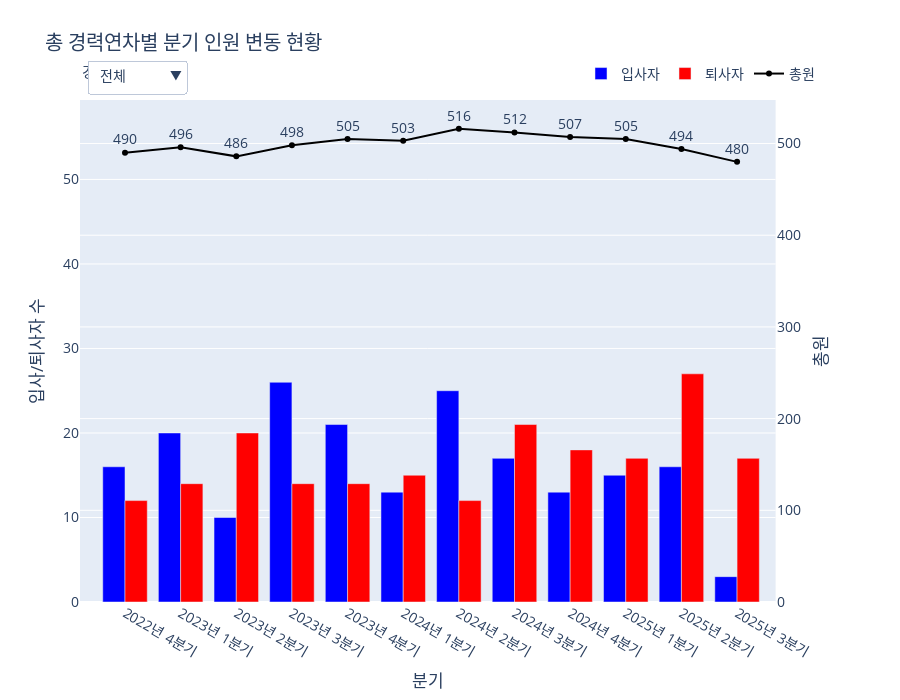

This figure's notebook cell:
### Code cell
import pandas as pd
import numpy as np
import plotly.graph_objects as go
from plotly.subplots import make_subplots
import plotly.io as pio
import datetime

# --- 1. 데이터 임포트 ---
from services.tables.HR_Core.basic_info_table import emp_df
from services.tables.HR_Core.career_info_table import career_info_df

def create_figure():
    """
    제안 0-5: 총 경력연차별 분기 인원 변동 현황 그래프를 생성합니다.
    """
    # --- 2. 데이터 준비 및 가공 ---
    prior_career_years = career_info_df.groupby('EMP_ID')['CAREER_DURATION'].sum() / 365.25
    emp_for_tenure = pd.merge(
        emp_df[['EMP_ID', 'IN_DATE', 'OUT_DATE']],
        prior_career_years.rename('PRIOR_CAREER_YEARS'),
        on='EMP_ID',
        how='left'
    )
    emp_for_tenure['PRIOR_CAREER_YEARS'] = emp_for_tenure['PRIOR_CAREER_YEARS'].fillna(0)

    tenure_bins = [-1, 1, 3, 7, 15, 150]
    tenure_labels = ['1년 미만', '1~3년', '3~7년', '7~15년', '15년 이상']

    start_month = emp_for_tenure['IN_DATE'].min().to_period('M').to_timestamp()
    end_month = pd.to_datetime(datetime.datetime.now()).to_period('M').to_timestamp()
    monthly_periods = pd.date_range(start=start_month, end=end_month, freq='MS')

    monthly_summary_records = []
    for period_start in monthly_periods:
        period_end = period_start + pd.offsets.MonthEnd(0)
        hires_df = emp_for_tenure[emp_for_tenure['IN_DATE'].between(period_start, period_end)].copy()
        leavers_df = emp_for_tenure[emp_for_tenure['OUT_DATE'].between(period_start, period_end)].copy()
        active_df = emp_for_tenure[(emp_for_tenure['IN_DATE'] <= period_end) & ((emp_for_tenure['OUT_DATE'].isnull()) | (emp_for_tenure['OUT_DATE'] > period_end))].copy()

        if not hires_df.empty:
            hires_df['TOTAL_EXP'] = hires_df['PRIOR_CAREER_YEARS']
            hires_df['TENURE_BIN'] = pd.cut(hires_df['TOTAL_EXP'], bins=tenure_bins, labels=tenure_labels, right=False)
            hires_by_tenure = hires_df.groupby('TENURE_BIN', observed=False).size()
        else: hires_by_tenure = pd.Series(dtype=int)

        if not leavers_df.empty:
            leavers_df['TENURE_AT_LEAVE'] = (leavers_df['OUT_DATE'] - leavers_df['IN_DATE']).dt.days / 365.25
            leavers_df['TOTAL_EXP'] = leavers_df['PRIOR_CAREER_YEARS'] + leavers_df['TENURE_AT_LEAVE']
            leavers_df['TENURE_BIN'] = pd.cut(leavers_df['TOTAL_EXP'], bins=tenure_bins, labels=tenure_labels, right=False)
            leavers_by_tenure = leavers_df.groupby('TENURE_BIN', observed=False).size()
        else: leavers_by_tenure = pd.Series(dtype=int)

        if not active_df.empty:
            active_df['CURRENT_TENURE'] = (period_end - active_df['IN_DATE']).dt.days / 365.25
            active_df['TOTAL_EXP'] = active_df['PRIOR_CAREER_YEARS'] + active_df['CURRENT_TENURE']
            active_df['TENURE_BIN'] = pd.cut(active_df['TOTAL_EXP'], bins=tenure_bins, labels=tenure_labels, right=False)
            headcount_by_tenure = active_df.groupby('TENURE_BIN', observed=False).size()
        else: headcount_by_tenure = pd.Series(dtype=int)

        all_bins_in_period = set(hires_by_tenure.index) | set(leavers_by_tenure.index) | set(headcount_by_tenure.index)

        for tenure_bin in all_bins_in_period:
            if pd.notna(tenure_bin):
                monthly_summary_records.append({
                    'PERIOD_DT': period_start, 'TENURE_BIN': tenure_bin,
                    'NEW_HIRES': hires_by_tenure.get(tenure_bin, 0), 'LEAVERS': leavers_by_tenure.get(tenure_bin, 0), 'HEADCOUNT': headcount_by_tenure.get(tenure_bin, 0)
                })

    monthly_tenure_summary_df = pd.DataFrame(monthly_summary_records)

    monthly_tenure_summary_df['QUARTER'] = monthly_tenure_summary_df['PERIOD_DT'].dt.to_period('Q')
    quarterly_tenure_summary_df = monthly_tenure_summary_df.groupby(['QUARTER', 'TENURE_BIN'], observed=False).agg(
        NEW_HIRES=('NEW_HIRES', 'sum'), LEAVERS=('LEAVERS', 'sum'), HEADCOUNT=('HEADCOUNT', 'last')
    ).reset_index()
    quarterly_overall_summary_df = quarterly_tenure_summary_df.groupby('QUARTER').agg(
        NEW_HIRES=('NEW_HIRES', 'sum'), LEAVERS=('LEAVERS', 'sum'), HEADCOUNT=('HEADCOUNT', 'sum')
    ).reset_index()
    for df in [quarterly_tenure_summary_df, quarterly_overall_summary_df]:
        df['PERIOD'] = df['QUARTER'].apply(lambda q: f"{q.year}년 {q.quarter}분기")

    # --- 3. Plotly 인터랙티브 그래프 생성 ---
    fig = make_subplots(specs=[[{"secondary_y": True}]])
    tenure_bin_list = ['전체'] + tenure_labels
    
    trace_map = {'전체': quarterly_overall_summary_df}
    for tenure_bin in tenure_labels:
        trace_map[tenure_bin] = quarterly_tenure_summary_df[quarterly_tenure_summary_df['TENURE_BIN'] == tenure_bin]
        
    for name, df in trace_map.items():
        is_visible = (name == '전체')
        df_plot = df.tail(12).copy()
        fig.add_trace(go.Bar(x=df_plot['PERIOD'], y=df_plot['NEW_HIRES'], name='입사자', marker_color='blue', visible=is_visible), secondary_y=False)
        fig.add_trace(go.Bar(x=df_plot['PERIOD'], y=df_plot['LEAVERS'], name='퇴사자', marker_color='red', visible=is_visible), secondary_y=False)
        fig.add_trace(go.Scatter(x=df_plot['PERIOD'], y=df_plot['HEADCOUNT'], name='총원', mode='lines+markers+text', text=df_plot['HEADCOUNT'], textposition='top center', line=dict(color='black'), visible=is_visible), secondary_y=True)

    # --- 4. 드롭다운 메뉴 및 레이아웃 업데이트 ---
    buttons = []
    num_traces_per_group = 3
    for i, name in enumerate(tenure_bin_list):
        visibility_mask = [False] * (len(tenure_bin_list) * num_traces_per_group)
        for j in range(num_traces_per_group):
            visibility_mask[i * num_traces_per_group + j] = True
        df_for_range = trace_map[name].tail(12)
        max_hires_leavers = max(df_for_range['NEW_HIRES'].max(), df_for_range['LEAVERS'].max()) if not df_for_range.empty else 0
        y1_range = [0, max_hires_leavers * 2.2]
        buttons.append(dict(label=name, method='update', args=[{'visible': visibility_mask}, {'yaxis.range': y1_range}]))
        
    initial_df = trace_map['전체'].tail(12)
    initial_max = max(initial_df['NEW_HIRES'].max(), initial_df['LEAVERS'].max()) if not initial_df.empty else 0
    initial_y1_range = [0, initial_max * 2.2]
    
    fig.update_layout(
        updatemenus=[dict(
            active=0, buttons=buttons, direction="down",
            pad={"r": 10, "t": 10}, showactive=True,
            x=0.01, xanchor="left", y=1.1, yanchor="top"
        )],
        title_text='총 경력연차별 분기 인원 변동 현황',
        xaxis_title='분기',
        font_size=14, height=700,
        barmode='group',
        legend=dict(orientation="h", yanchor="bottom", y=1.02, xanchor="right", x=1),
        annotations=[dict(text="경력연차 선택:", showarrow=False, x=0, y=1.08, yref="paper", align="left")]
    )
    fig.update_yaxes(title_text="입사/퇴사자 수", secondary_y=False, range=initial_y1_range)
    fig.update_yaxes(title_text="총원", secondary_y=True, rangemode='tozero')
    
    return fig

# 이 파일을 직접 실행할 경우 그래프를 생성하여 보여줍니다.
pio.renderers.default = 'vscode'
fig = create_figure()
fig.show()

### Figure 1 — Plotly figure (JSON) as saved in the notebook; plotly's stock layout.template omitted (floating-point values rounded to 4 significant figures)
{"data": [{"marker": {"color": "blue"}, "name": "입사자", "type": "bar", "visible": true, "x": ["2022년 4분기", "2023년 1분기", "2023년 2분기", "2023년 3분기", "2023년 4분기", "2024년 1분기", "2024년 2분기", "2024년 3분기", "2024년 4분기", "2025년 1분기", "2025년 2분기", "2025년 3분기"], "xaxis": "x", "y": [16, 20, 10, 26, 21, 13, 25, 17, 13, 15, 16, 3], "yaxis": "y"}, {"marker": {"color": "red"}, "name": "퇴사자", "type": "bar", "visible": true, "x": ["2022년 4분기", "2023년 1분기", "2023년 2분기", "2023년 3분기", "2023년 4분기", "2024년 1분기", "2024년 2분기", "2024년 3분기", "2024년 4분기", "2025년 1분기", "2025년 2분기", "2025년 3분기"], "xaxis": "x", "y": [12, 14, 20, 14, 14, 15, 12, 21, 18, 17, 27, 17], "yaxis": "y"}, {"line": {"color": "black"}, "mode": "lines+markers+text", "name": "총원", "text": [490.0, 496.0, 486.0, 498.0, 505.0, 503.0, 516.0, 512.0, 507.0, 505.0, 494.0, 480.0], "textposition": "top center", "type": "scatter", "visible": true, "x": ["2022년 4분기", "2023년 1분기", "2023년 2분기", "2023년 3분기", "2023년 4분기", "2024년 1분기", "2024년 2분기", "2024년 3분기", "2024년 4분기", "2025년 1분기", "2025년 2분기", "2025년 3분기"], "xaxis": "x", "y": [490, 496, 486, 498, 505, 503, 516, 512, 507, 505, 494, 480], "yaxis": "y2"}, {"marker": {"color": "blue"}, "name": "입사자", "type": "bar", "visible": false, "x": ["2022년 4분기", "2023년 1분기", "2023년 2분기", "2023년 3분기", "2023년 4분기", "2024년 1분기", "2024년 2분기", "2024년 3분기", "2024년 4분기", "2025년 1분기", "2025년 2분기", "2025년 3분기"], "xaxis": "x", "y": [11, 12, 7, 14, 13, 6, 12, 9, 6, 12, 10, 2], "yaxis": "y"}, {"marker": {"color": "red"}, "name": "퇴사자", "type": "bar", "visible": false, "x": ["2022년 4분기", "2023년 1분기", "2023년 2분기", "2023년 3분기", "2023년 4분기", "2024년 1분기", "2024년 2분기", "2024년 3분기", "2024년 4분기", "2025년 1분기", "2025년 2분기", "2025년 3분기"], "xaxis": "x", "y": [1, 1, 1, 1, 0, 1, 2, 1, 2, 1, 1, 3], "yaxis": "y"}, {"line": {"color": "black"}, "mode": "lines+markers+text", "name": "총원", "text": [32.0, 32.0, 32.0, 38.0, 42.0, 37.0, 39.0, 34.0, 26.0, 32.0, 30.0, 22.0], "textposition": "top center", "type": "scatter", "visible": false, "x": ["2022년 4분기", "2023년 1분기", "2023년 2분기", "2023년 3분기", "2023년 4분기", "2024년 1분기", "2024년 2분기", "2024년 3분기", "2024년 4분기", "2025년 1분기", "2025년 2분기", "2025년 3분기"], "xaxis": "x", "y": [32, 32, 32, 38, 42, 37, 39, 34, 26, 32, 30, 22], "yaxis": "y2"}, {"marker": {"color": "blue"}, "name": "입사자", "type": "bar", "visible": false, "x": ["2022년 4분기", "2023년 1분기", "2023년 2분기", "2023년 3분기", "2023년 4분기", "2024년 1분기", "2024년 2분기", "2024년 3분기", "2024년 4분기", "2025년 1분기", "2025년 2분기", "2025년 3분기"], "xaxis": "x", "y": [1, 6, 1, 6, 1, 5, 8, 4, 1, 1, 1, 0], "yaxis": "y"}, {"marker": {"color": "red"}, "name": "퇴사자", "type": "bar", "visible": false, "x": ["2022년 4분기", "2023년 1분기", "2023년 2분기", "2023년 3분기", "2023년 4분기", "2024년 1분기", "2024년 2분기", "2024년 3분기", "2024년 4분기", "2025년 1분기", "2025년 2분기", "2025년 3분기"], "xaxis": "x", "y": [2, 1, 0, 0, 2, 2, 2, 2, 1, 2, 4, 0], "yaxis": "y"}, {"line": {"color": "black"}, "mode": "lines+markers+text", "name": "총원", "text": [73.0, 82.0, 83.0, 87.0, 82.0, 82.0, 83.0, 83.0, 86.0, 76.0, 78.0, 79.0], "textposition": "top center", "type": "scatter", "visible": false, "x": ["2022년 4분기", "2023년 1분기", "2023년 2분기", "2023년 3분기", "2023년 4분기", "2024년 1분기", "2024년 2분기", "2024년 3분기", "2024년 4분기", "2025년 1분기", "2025년 2분기", "2025년 3분기"], "xaxis": "x", "y": [73, 82, 83, 87, 82, 82, 83, 83, 86, 76, 78, 79], "yaxis": "y2"}, {"marker": {"color": "blue"}, "name": "입사자", "type": "bar", "visible": false, "x": ["2022년 4분기", "2023년 1분기", "2023년 2분기", "2023년 3분기", "2023년 4분기", "2024년 1분기", "2024년 2분기", "2024년 3분기", "2024년 4분기", "2025년 1분기", "2025년 2분기", "2025년 3분기"], "xaxis": "x", "y": [4, 2, 1, 3, 3, 2, 3, 3, 4, 2, 3, 1], "yaxis": "y"}, {"marker": {"color": "red"}, "name": "퇴사자", "type": "bar", "visible": false, "x": ["2022년 4분기", "2023년 1분기", "2023년 2분기", "2023년 3분기", "2023년 4분기", "2024년 1분기", "2024년 2분기", "2024년 3분기", "2024년 4분기", "2025년 1분기", "2025년 2분기", "2025년 3분기"], "xaxis": "x", "y": [2, 4, 7, 5, 4, 2, 3, 6, 7, 6, 6, 4], "yaxis": "y"}, {"line": {"color": "black"}, "mode": "lines+markers+text", "name": "총원", "text": [184.0, 182.0, 167.0, 166.0, 165.0, 168.0, 175.0, 169.0, 167.0, 164.0, 159.0, 153.0], "textposition": "top center", "type": "scatter", "visible": false, "x": ["2022년 4분기", "2023년 1분기", "2023년 2분기", "2023년 3분기", "2023년 4분기", "2024년 1분기", "2024년 2분기", "2024년 3분기", "2024년 4분기", "2025년 1분기", "2025년 2분기", "2025년 3분기"], "xaxis": "x", "y": [184, 182, 167, 166, 165, 168, 175, 169, 167, 164, 159, 153], "yaxis": "y2"}, {"marker": {"color": "blue"}, "name": "입사자", "type": "bar", "visible": false, "x": ["2022년 4분기", "2023년 1분기", "2023년 2분기", "2023년 3분기", "2023년 4분기", "2024년 1분기", "2024년 2분기", "2024년 3분기", "2024년 4분기", "2025년 1분기", "2025년 2분기", "2025년 3분기"], "xaxis": "x", "y": [0, 0, 1, 3, 4, 0, 2, 1, 2, 0, 2, 0], "yaxis": "y"}, {"marker": {"color": "red"}, "name": "퇴사자", "type": "bar", "visible": false, "x": ["2022년 4분기", "2023년 1분기", "2023년 2분기", "2023년 3분기", "2023년 4분기", "2024년 1분기", "2024년 2분기", "2024년 3분기", "2024년 4분기", "2025년 1분기", "2025년 2분기", "2025년 3분기"], "xaxis": "x", "y": [7, 7, 9, 7, 7, 10, 5, 11, 7, 7, 14, 9], "yaxis": "y"}, {"line": {"color": "black"}, "mode": "lines+markers+text", "name": "총원", "text": [186.0, 185.0, 192.0, 194.0, 200.0, 198.0, 199.0, 206.0, 207.0, 211.0, 206.0, 205.0], "textposition": "top center", "type": "scatter", "visible": false, "x": ["2022년 4분기", "2023년 1분기", "2023년 2분기", "2023년 3분기", "2023년 4분기", "2024년 1분기", "2024년 2분기", "2024년 3분기", "2024년 4분기", "2025년 1분기", "2025년 2분기", "2025년 3분기"], "xaxis": "x", "y": [186, 185, 192, 194, 200, 198, 199, 206, 207, 211, 206, 205], "yaxis": "y2"}, {"marker": {"color": "blue"}, "name": "입사자", "type": "bar", "visible": false, "x": ["2022년 4분기", "2023년 1분기", "2023년 2분기", "2023년 3분기", "2023년 4분기", "2024년 1분기", "2024년 2분기", "2024년 3분기", "2024년 4분기", "2025년 1분기", "2025년 2분기", "2025년 3분기"], "xaxis": "x", "y": [0, 0, 0, 0, 0, 0, 0, 0, 0, 0, 0, 0], "yaxis": "y"}, {"marker": {"color": "red"}, "name": "퇴사자", "type": "bar", "visible": false, "x": ["2022년 4분기", "2023년 1분기", "2023년 2분기", "2023년 3분기", "2023년 4분기", "2024년 1분기", "2024년 2분기", "2024년 3분기", "2024년 4분기", "2025년 1분기", "2025년 2분기", "2025년 3분기"], "xaxis": "x", "y": [0, 1, 3, 1, 1, 0, 0, 1, 1, 1, 2, 1], "yaxis": "y"}, {"line": {"color": "black"}, "mode": "lines+markers+text", "name": "총원", "text": [15.0, 15.0, 12.0, 13.0, 16.0, 18.0, 20.0, 20.0, 21.0, 22.0, 21.0, 21.0], "textposition": "top center", "type": "scatter", "visible": false, "x": ["2022년 4분기", "2023년 1분기", "2023년 2분기", "2023년 3분기", "2023년 4분기", "2024년 1분기", "2024년 2분기", "2024년 3분기", "2024년 4분기", "2025년 1분기", "2025년 2분기", "2025년 3분기"], "xaxis": "x", "y": [15, 15, 12, 13, 16, 18, 20, 20, 21, 22, 21, 21], "yaxis": "y2"}], "layout": {"annotations": [{"align": "left", "showarrow": false, "text": "경력연차 선택:", "x": 0, "y": 1.08, "yref": "paper"}], "barmode": "group", "font": {"size": 14}, "height": 700, "legend": {"orientation": "h", "x": 1, "xanchor": "right", "y": 1.02, "yanchor": "bottom"}, "title": {"text": "총 경력연차별 분기 인원 변동 현황"}, "updatemenus": [{"active": 0, "buttons": [{"args": [{"visible": [true, true, true, false, false, false, false, false, false, false, false, false, false, false, false, false, false, false]}, {"yaxis.range": [0, 59.4]}], "label": "전체", "method": "update"}, {"args": [{"visible": [false, false, false, true, true, true, false, false, false, false, false, false, false, false, false, false, false, false]}, {"yaxis.range": [0, 30.8]}], "label": "1년 미만", "method": "update"}, {"args": [{"visible": [false, false, false, false, false, false, true, true, true, false, false, false, false, false, false, false, false, false]}, {"yaxis.range": [0, 17.6]}], "label": "1~3년", "method": "update"}, {"args": [{"visible": [false, false, false, false, false, false, false, false, false, true, true, true, false, false, false, false, false, false]}, {"yaxis.range": [0, 15.4]}], "label": "3~7년", "method": "update"}, {"args": [{"visible": [false, false, false, false, false, false, false, false, false, false, false, false, true, true, true, false, false, false]}, {"yaxis.range": [0, 30.8]}], "label": "7~15년", "method": "update"}, {"args": [{"visible": [false, false, false, false, false, false, false, false, false, false, false, false, false, false, false, true, true, true]}, {"yaxis.range": [0, 6.6]}], "label": "15년 이상", "method": "update"}], "direction": "down", "pad": {"r": 10, "t": 10}, "showactive": true, "x": 0.01, "xanchor": "left", "y": 1.1, "yanchor": "top"}], "xaxis": {"anchor": "y", "domain": [0, 0.94], "title": {"text": "분기"}}, "yaxis": {"anchor": "x", "domain": [0, 1], "range": [0, 59.4], "title": {"text": "입사/퇴사자 수"}}, "yaxis2": {"anchor": "x", "overlaying": "y", "rangemode": "tozero", "side": "right", "title": {"text": "총원"}}}}
